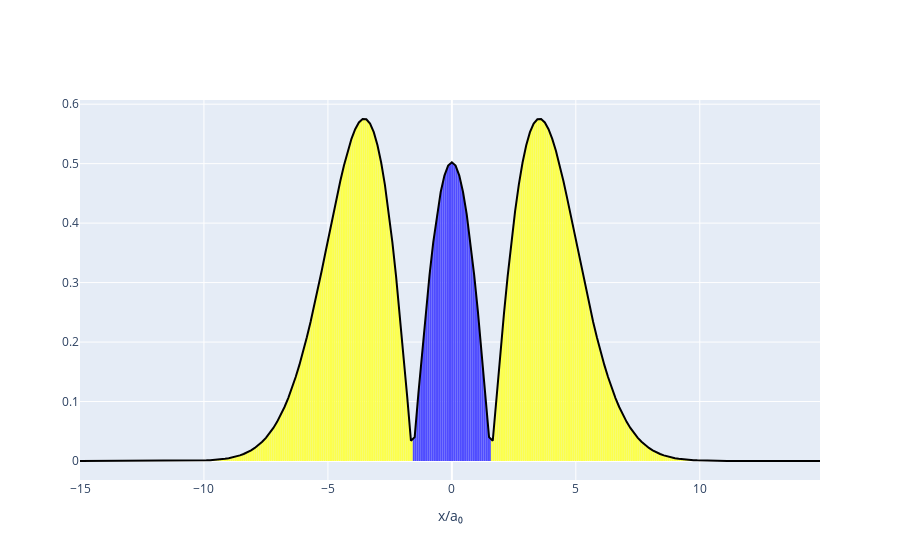

The code cell stored with this chart in its notebook:
### Markdown cell above
And the next excited state.

### Code cell
qm.psi = a_dag(qm,qm.psi,qm.psi_f)
qm.psi_f = sp.fft.fftn(qm.psi)

qm.plot_complex_field(qm.psi)
